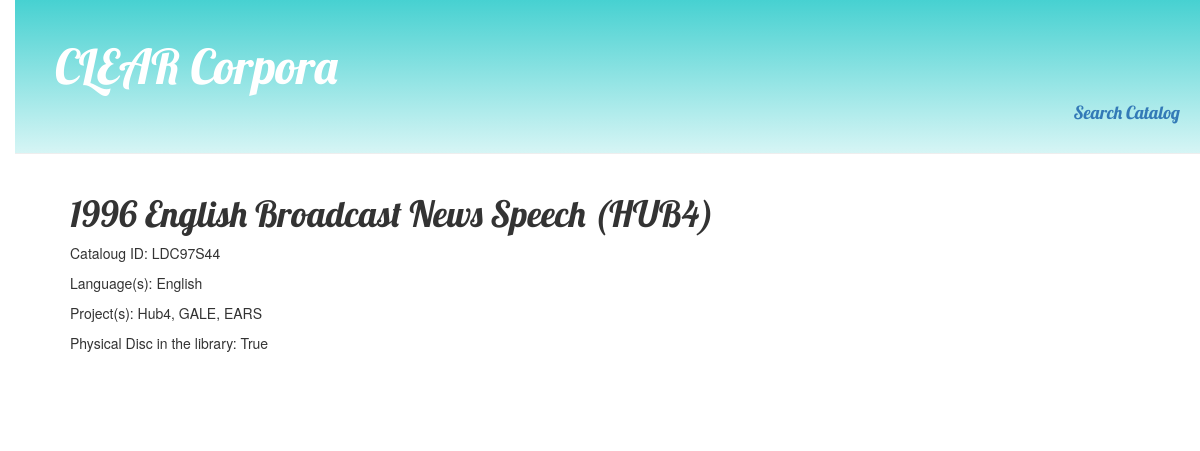
Page /post/338/ on the committed database.
### corpusbank/models.py (models this page shows)
class Corpusobject(models.Model):
    catid = models.CharField(max_length=30)
    name = models.CharField(max_length=100)
    knownloc = models.BooleanField()
    physical = models.NullBooleanField()
    verbsaddress = models.CharField(max_length=200, blank=True)
    downloadable = models.NullBooleanField()
    project = models.CharField(max_length=50, blank=True)
    corpustype = models.CharField(max_length=50, blank=True)
    language = models.TextField(blank=True)

### corpusbank/views.py (the view)
# urls.py: url(r'^post/(?P<pk>\d+)/$', views.post_detail, name='post_detail'),
def post_detail(request, pk):
	post = get_object_or_404(Corpusobject, pk=pk)
	return render(request, 'corpusbank/post_detail.html', {'post': post})

### corpusbank/templates/corpusbank/post_detail.html (shortened to what this page needs)
{% extends 'corpusbank/base.html' %}
{% block content %}
    <div class="post">
    	<h1>{{ post.name }}</h1>
    	<p>Cataloug ID: {{ post.catid }}</p>
    	{% if post.language %}
            <div>
                <p> Language(s): {{ post.language }} </p>
            </div>
        {% endif %}
        {% if post.project %}
            <div>
                <p> Project(s): {{ post.project }} </p>
            </div>
        {% endif %}
        {% if post.physical %}
            <div>
                <p> Physical Disc in the library: {{ post.physical }} </p>
            </div>
        {% endif %}
    </div>
{% endblock %}

### corpusbank/static/css/corpora.css (style rules this page uses)
h1, h2, h3, h4 { font-family: 'Lobster', cursive; }
.post { margin-bottom: 70px; }
body { padding-left: 15px; }

### rows in the picture
Corpusobject: name "1996 English Broadcast News Speech (HUB4)", catid "LDC97S44", language "English", project "Hub4, GALE, EARS", physical "True"
